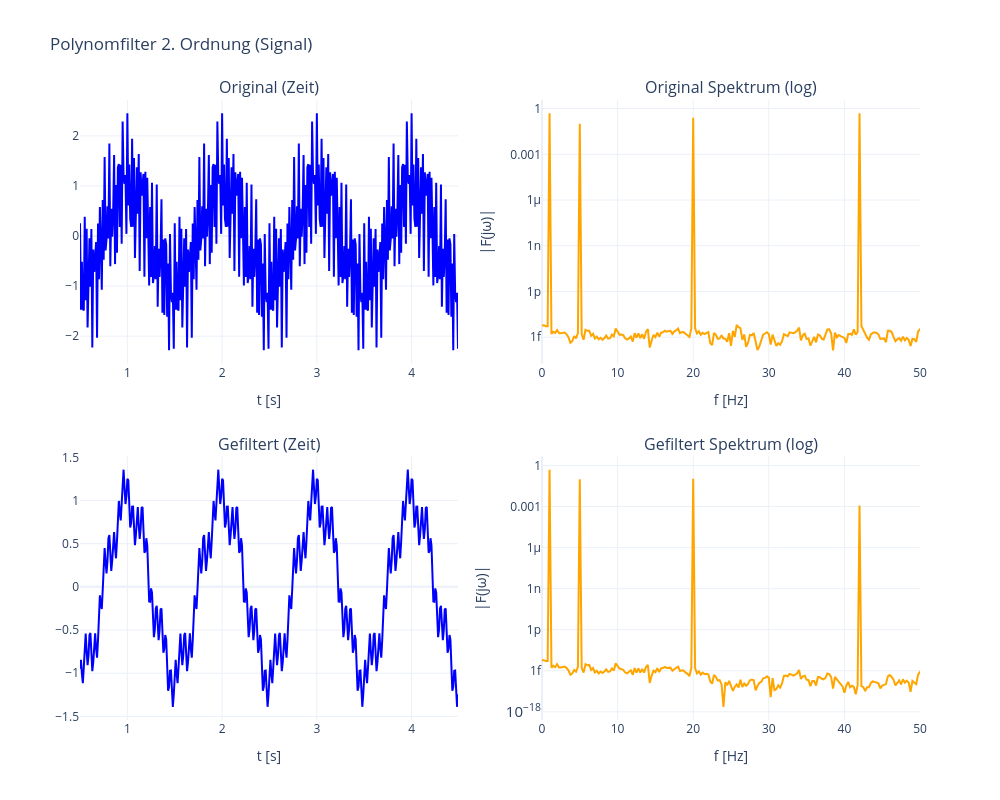

Notebook code cell kept with this figure:
### Markdown cell above
## Teil 2: Auswirkung auf ein Misch-Sinus-Testsignal

Anwendung des Polynomfilters 2. Ordnung mit 7 Berechnungspunkten ($m \in (−3…3)$).

### Code cell
def apply_poly_filter_manual(sig, radius=3):
    """
    Wendet den Polynomfilter (2. Ordnung) manuell an.
    radius=3 bedeutet Fenster von -3 bis +3 (Länge 7).
    """
    m_vec = np.arange(-radius, radius + 1)
    sum_m4 = np.sum(m_vec**4)
    sum_m2 = np.sum(m_vec**2)
    denom = len(m_vec) * sum_m4 - sum_m2**2

    sig_out = np.zeros_like(sig)

    # Loop über das Signal (analog zur MATLAB Logik)
    # Wir starten bei 'radius' und enden 'radius' vor Schluss
    for k in range(radius, len(sig) - radius):
        # Das Fenster aus dem Signal schneiden
        window = sig[k - radius : k + radius + 1]

        term1 = sum_m4 * np.sum(window)
        term2 = sum_m2 * np.sum(m_vec**2 * window)

        sig_out[k] = (term1 - term2) / denom

    return sig_out


# Testsignal holen
fs = 100.0
t, sig = get_test_signal(fs)

# Filter anwenden (k=7 entspricht Radius 3)
radius = 3
sig_poly_filt = apply_poly_filter_manual(sig, radius=radius)

# Randbereiche abschneiden für sauberen Plot (Slicing)
# Wir schneiden vorne und hinten 50 Punkte ab, um Einschwingvorgänge auszublenden
cut = 50
t_cut = t[cut:-cut]
sig_cut = sig[cut:-cut]
filt_cut = sig_poly_filt[cut:-cut]

# Analyse Plotten
plot_signal_analysis(t_cut, sig_cut, filt_cut, fs, "Polynomfilter 2. Ordnung (Signal)")

### Figure 1 — Plotly figure (JSON) as saved in the notebook; plotly's stock layout.template omitted (floating-point values rounded to 4 significant figures; data arrays with more than 128 entries replaced by an {"elided": "..."} marker saying what was removed)
{"data": [{"line": {"color": "blue"}, "name": "Original", "type": "scatter", "x": {"elided": "400 float values"}, "xaxis": "x", "y": {"elided": "400 float values"}, "yaxis": "y"}, {"line": {"color": "blue"}, "name": "Gefiltert", "type": "scatter", "x": {"elided": "400 float values"}, "xaxis": "x3", "y": {"elided": "400 float values"}, "yaxis": "y3"}, {"line": {"color": "orange"}, "name": "Spektrum Orig", "type": "scatter", "x": {"elided": "400 float values"}, "xaxis": "x2", "y": {"elided": "400 float values"}, "yaxis": "y2"}, {"line": {"color": "orange"}, "name": "Spektrum Filt", "type": "scatter", "x": {"elided": "400 float values"}, "xaxis": "x4", "y": {"elided": "400 float values"}, "yaxis": "y4"}], "layout": {"annotations": [{"font": {"size": 16}, "showarrow": false, "text": "Original (Zeit)", "x": 0.225, "xanchor": "center", "xref": "paper", "y": 1, "yanchor": "bottom", "yref": "paper"}, {"font": {"size": 16}, "showarrow": false, "text": "Original Spektrum (log)", "x": 0.775, "xanchor": "center", "xref": "paper", "y": 1, "yanchor": "bottom", "yref": "paper"}, {"font": {"size": 16}, "showarrow": false, "text": "Gefiltert (Zeit)", "x": 0.225, "xanchor": "center", "xref": "paper", "y": 0.425, "yanchor": "bottom", "yref": "paper"}, {"font": {"size": 16}, "showarrow": false, "text": "Gefiltert Spektrum (log)", "x": 0.775, "xanchor": "center", "xref": "paper", "y": 0.425, "yanchor": "bottom", "yref": "paper"}], "height": 800, "showlegend": false, "title": {"text": "Polynomfilter 2. Ordnung (Signal)"}, "width": 1000, "xaxis": {"anchor": "y", "domain": [0, 0.45], "title": {"text": "t [s]"}}, "xaxis2": {"anchor": "y2", "domain": [0.55, 1], "range": [0, 50], "title": {"text": "f [Hz]"}}, "xaxis3": {"anchor": "y3", "domain": [0, 0.45], "title": {"text": "t [s]"}}, "xaxis4": {"anchor": "y4", "domain": [0.55, 1], "range": [0, 50], "title": {"text": "f [Hz]"}}, "yaxis": {"anchor": "x", "domain": [0.575, 1]}, "yaxis2": {"anchor": "x2", "domain": [0.575, 1], "title": {"text": "|F(jω)|"}, "type": "log"}, "yaxis3": {"anchor": "x3", "domain": [0, 0.425]}, "yaxis4": {"anchor": "x4", "domain": [0, 0.425], "title": {"text": "|F(jω)|"}, "type": "log"}}}
